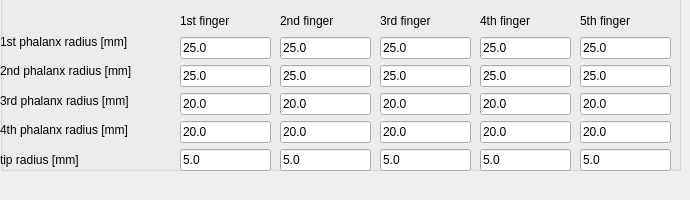
       <widget class="QWidget" name="tab_QbSoftHand_fingers">
        <attribute name="title">
         <string>QbSoftHand fingers</string>
        </attribute>
        <widget class="QGroupBox" name="groupBox_7">
         <property name="geometry">
          <rect>
           <x>0</x>
           <y>-20</y>
           <width>681</width>
           <height>191</height>
          </rect>
         </property>
         <property name="title">
          <string/>
         </property>
         <widget class="QWidget" name="layoutWidget_hand_radius_2">
          <property name="geometry">
           <rect>
            <x>0</x>
            <y>50</y>
            <width>181</width>
            <height>141</height>
           </rect>
          </property>
          <layout class="QVBoxLayout" name="verticalLayout_7">
           <item>
            <widget class="QLabel" name="label_11">
             <property name="text">
              <string>1st phalanx radius [mm]</string>
             </property>
            </widget>
           </item>
           <item>
            <widget class="QLabel" name="label_12">
             <property name="text">
              <string>2nd phalanx radius [mm]</string>
             </property>
            </widget>
           </item>
           <item>
            <widget class="QLabel" name="label_13">
             <property name="text">
              <string>3rd phalanx radius [mm]</string>
             </property>
            </widget>
           </item>
           <item>
            <widget class="QLabel" name="label_106">
             <property name="text">
              <string>4th phalanx radius [mm]</string>
             </property>
            </widget>
           </item>
           <item>
            <widget class="QLabel" name="label_14">
             <property name="text">
              <string>tip radius [mm]</string>
             </property>
            </widget>
           </item>
          </layout>
         </widget>
         <widget class="QWidget" name="layoutWidget_hand_6">
          <property name="geometry">
           <rect>
            <x>180</x>
            <y>30</y>
            <width>91</width>
            <height>161</height>
           </rect>
          </property>
          <layout class="QVBoxLayout" name="verticalLayout_8">
           <item>
            <widget class="QLabel" name="label_15">
             <property name="text">
              <string>1st finger</string>
             </property>
            </widget>
           </item>
           <item>
            <widget class="QLineEdit" name="lineEdit_hand_Qb_1_1">
             <property name="text">
              <string>25.0</string>
             </property>
            </widget>
           </item>
           <item>
            <widget class="QLineEdit" name="lineEdit_hand_Qb_2_1">
             <property name="text">
              <string>25.0</string>
             </property>
            </widget>
           </item>
           <item>
            <widget class="QLineEdit" name="lineEdit_hand_Qb_3_1">
             <property name="text">
              <string>20.0</string>
             </property>
            </widget>
           </item>
           <item>
            <widget class="QLineEdit" name="lineEdit_hand_Qb_4_1">
             <property name="text">
              <string>20.0</string>
             </property>
            </widget>
           </item>
           <item>
            <widget class="QLineEdit" name="lineEdit_hand_Qb_tip_1">
             <property name="text">
              <string>5.0</string>
             </property>
            </widget>
           </item>
          </layout>
         </widget>
         <widget class="QWidget" name="layoutWidget_hand_7">
          <property name="geometry">
           <rect>
            <x>280</x>
            <y>30</y>
            <width>91</width>
            <height>161</height>
           </rect>
          </property>
          <layout class="QVBoxLayout" name="verticalLayout_53">
           <item>
            <widget class="QLabel" name="label_16">
             <property name="text">
              <string>2nd finger</string>
             </property>
            </widget>
           </item>
           <item>
            <widget class="QLineEdit" name="lineEdit_hand_Qb_1_2">
             <property name="text">
              <string>25.0</string>
             </property>
            </widget>
           </item>
           <item>
            <widget class="QLineEdit" name="lineEdit_hand_Qb_2_2">
             <property name="text">
              <string>25.0</string>
             </property>
            </widget>
           </item>
           <item>
            <widget class="QLineEdit" name="lineEdit_hand_Qb_3_2">
             <property name="text">
              <string>20.0</string>
             </property>
            </widget>
           </item>
           <item>
            <widget class="QLineEdit" name="lineEdit_hand_Qb_4_2">
             <property name="text">
              <string>20.0</string>
             </property>
            </widget>
           </item>
           <item>
            <widget class="QLineEdit" name="lineEdit_hand_Qb_tip_2">
             <property name="text">
              <string>5.0</string>
             </property>
            </widget>
           </item>
          </layout>
         </widget>
         <widget class="QWidget" name="layoutWidget_hand_8">
          <property name="geometry">
           <rect>
            <x>380</x>
            <y>30</y>
            <width>91</width>
            <height>161</height>
           </rect>
          </property>
          <layout class="QVBoxLayout" name="verticalLayout_54">
           <item>
            <widget class="QLabel" name="label_17">
             <property name="text">
              <string>3rd finger</string>
             </property>
            </widget>
           </item>
           <item>
            <widget class="QLineEdit" name="lineEdit_hand_Qb_1_3">
             <property name="text">
              <string>25.0</string>
             </property>
            </widget>
           </item>
           <item>
            <widget class="QLineEdit" name="lineEdit_hand_Qb_2_3">
             <property name="text">
              <string>25.0</string>
             </property>
            </widget>
           </item>
           <item>
            <widget class="QLineEdit" name="lineEdit_hand_Qb_3_3">
             <property name="text">
              <string>20.0</string>
             </property>
            </widget>
           </item>
           <item>
            <widget class="QLineEdit" name="lineEdit_hand_Qb_4_3">
             <property name="text">
              <string>20.0</string>
             </property>
            </widget>
           </item>
           <item>
            <widget class="QLineEdit" name="lineEdit_hand_Qb_tip_3">
             <property name="text">
              <string>5.0</string>
             </property>
            </widget>
           </item>
          </layout>
         </widget>
         <widget class="QWidget" name="layoutWidget_hand_9">
          <property name="geometry">
           <rect>
            <x>480</x>
            <y>30</y>
            <width>91</width>
            <height>161</height>
           </rect>
          </property>
          <layout class="QVBoxLayout" name="verticalLayout_55">
           <item>
            <widget class="QLabel" name="label_107">
             <property name="text">
              <string>4th finger</string>
             </property>
            </widget>
           </item>
           <item>
            <widget class="QLineEdit" name="lineEdit_hand_Qb_1_4">
             <property name="text">
              <string>25.0</string>
             </property>
            </widget>
           </item>
           <item>
            <widget class="QLineEdit" name="lineEdit_hand_Qb_2_4">
             <property name="text">
              <string>25.0</string>
             </property>
            </widget>
           </item>
           <item>
            <widget class="QLineEdit" name="lineEdit_hand_Qb_3_4">
             <property name="text">
              <string>20.0</string>
             </property>
            </widget>
           </item>
           <item>
            <widget class="QLineEdit" name="lineEdit_hand_Qb_4_4">
             <property name="text">
              <string>20.0</string>
             </property>
            </widget>
           </item>
           <item>
            <widget class="QLineEdit" name="lineEdit_hand_Qb_tip_4">
             <property name="text">
              <string>5.0</string>
             </property>
            </widget>
           </item>
          </layout>
         </widget>
         <widget class="QWidget" name="layoutWidget_hand_10">
          <property name="geometry">
           <rect>
            <x>580</x>
            <y>30</y>
            <width>91</width>
            <height>161</height>
           </rect>
          </property>
          <layout class="QVBoxLayout" name="verticalLayout_56">
           <item>
            <widget class="QLabel" name="label_108">
             <property name="text">
              <string>5th finger</string>
             </property>
            </widget>
           </item>
           <item>
            <widget class="QLineEdit" name="lineEdit_hand_Qb_1_5">
             <property name="text">
              <string>25.0</string>
             </property>
            </widget>
           </item>
           <item>
            <widget class="QLineEdit" name="lineEdit_hand_Qb_2_5">
             <property name="text">
              <string>25.0</string>
             </property>
            </widget>
           </item>
           <item>
            <widget class="QLineEdit" name="lineEdit_hand_Qb_3_5">
             <property name="text">
              <string>20.0</string>
             </property>
            </widget>
           </item>
           <item>
            <widget class="QLineEdit" name="lineEdit_hand_Qb_4_5">
             <property name="text">
              <string>20.0</string>
             </property>
            </widget>
           </item>
           <item>
            <widget class="QLineEdit" name="lineEdit_hand_Qb_tip_5">
             <property name="text">
              <string>5.0</string>
             </property>
            </widget>
           </item>
          </layout>
         </widget>
        </widget>
       </widget>
